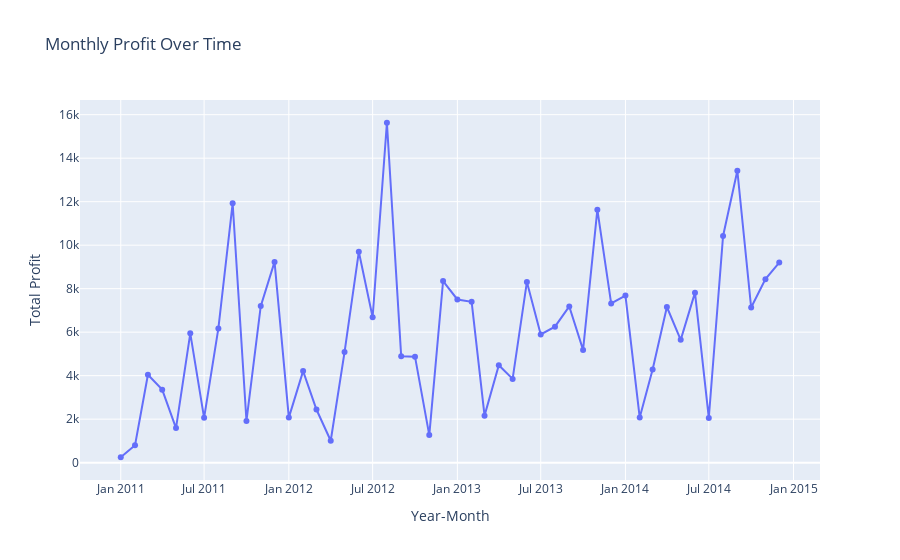

The code cell stored with this chart in its notebook:
### Code cell
# Group profit by month (same as orders, but sum instead of count)
monthly_profit = df.groupby(df['Order Date'].dt.to_period('M'))['Profit'].sum()

# Convert PeriodIndex to string for Plotly
monthly_profit.index = monthly_profit.index.astype(str)
plt.figure(figsize=(12,6))
# Plot
fig = px.line(
    x=monthly_profit.index,
    y=monthly_profit.values,
    title='Monthly Profit Over Time',
    labels={'x': 'Year-Month', 'y': 'Total Profit'},
    markers=True
)

fig.show()

### Figure 1 — Plotly figure (JSON) as saved in the notebook; plotly's stock layout.template omitted (floating-point values rounded to 4 significant figures)
{"data": [{"hovertemplate": "Year-Month=%{x}<br>Total Profit=%{y}<extra></extra>", "legendgroup": "", "line": {"color": "#636efa", "dash": "solid"}, "marker": {"symbol": "circle"}, "mode": "lines+markers", "name": "", "orientation": "v", "showlegend": false, "type": "scatter", "x": ["2011-01", "2011-02", "2011-03", "2011-04", "2011-05", "2011-06", "2011-07", "2011-08", "2011-09", "2011-10", "2011-11", "2011-12", "2012-01", "2012-02", "2012-03", "2012-04", "2012-05", "2012-06", "2012-07", "2012-08", "2012-09", "2012-10", "2012-11", "2012-12", "2013-01", "2013-02", "2013-03", "2013-04", "2013-05", "2013-06", "2013-07", "2013-08", "2013-09", "2013-10", "2013-11", "2013-12", "2014-01", "2014-02", "2014-03", "2014-04", "2014-05", "2014-06", "2014-07", "2014-08", "2014-09", "2014-10", "2014-11", "2014-12"], "xaxis": "x", "y": [249, 800, 4042, 3357, 1589, 5945, 2060, 6172, 11926, 1918, 7199, 9230, 2071, 4210, 2444, 1008, 5084, 9696, 6686, 15629, 4892, 4874, 1267, 8352, 7503, 7398, 2162, 4482, 3852, 8310, 5893, 6254, 7183, 5186, 11630, 7319, 7684, 2074, 4282, 7157, 5646, 7818, 2055, 10421, 13422, 7132, 8437, 9202], "yaxis": "y"}], "layout": {"legend": {"tracegroupgap": 0}, "title": {"text": "Monthly Profit Over Time"}, "xaxis": {"anchor": "y", "domain": [0, 1], "title": {"text": "Year-Month"}}, "yaxis": {"anchor": "x", "domain": [0, 1], "title": {"text": "Total Profit"}}}}
